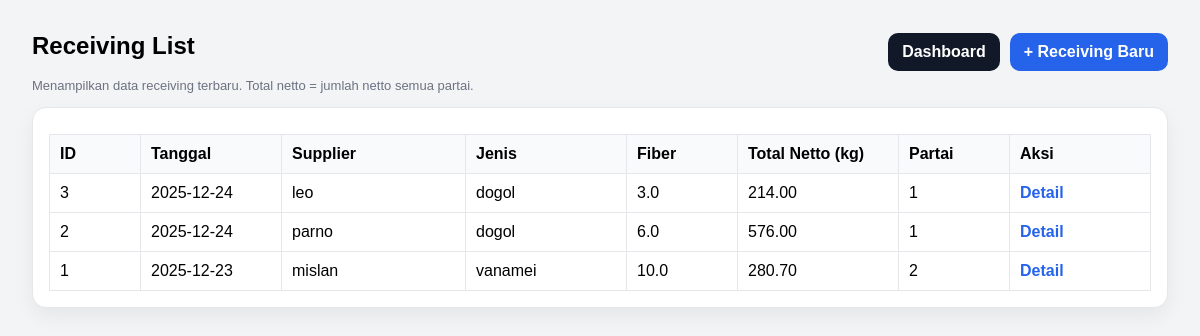
The app's page /receiving/list (signed in), older data.
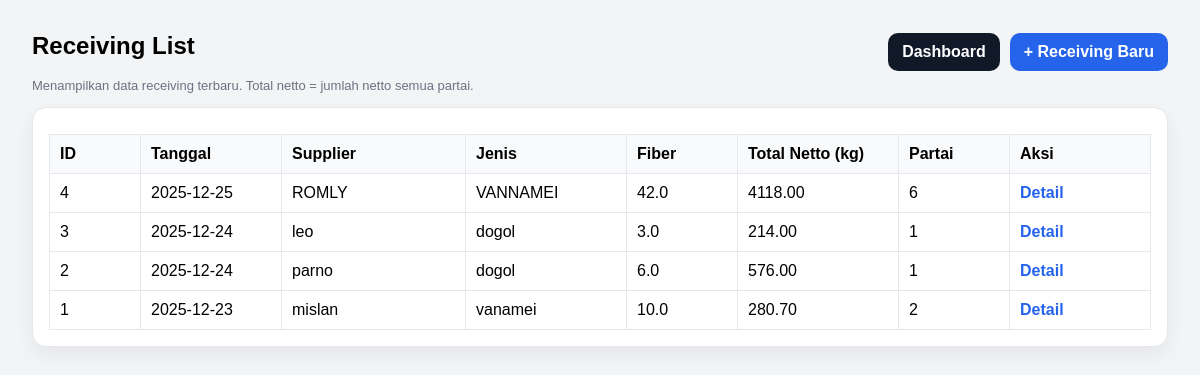
The same page, newer data.
### tables this page shows
CREATE TABLE receiving_header (
            id INTEGER PRIMARY KEY AUTOINCREMENT,
            tanggal TEXT NOT NULL,
            supplier TEXT NOT NULL,
            jenis TEXT,
            fiber REAL,
            created_at TEXT DEFAULT (datetime('now','localtime'))
        );

### app.py (the view)
@app.route("/receiving/list")
def receiving_list():
    if "user" not in session:
        return redirect(url_for("login"))
    conn = get_conn()
    rows = conn.execute("""
        SELECT
            h.id,
            h.tanggal,
            h.supplier,
            h.jenis,
            h.fiber,
            COALESCE(SUM(COALESCE(p.netto, 0)), 0) AS total_netto,
            COUNT(p.id) AS jml_partai
        FROM receiving_header h
        LEFT JOIN receiving_partai p ON p.header_id = h.id
        GROUP BY h.id
        ORDER BY h.id DESC
    """).fetchall()
    conn.close()
    return render_template("receiving_list.html", rows=rows)

### db.py (called while the page is built)
def get_conn():
    conn = sqlite3.connect(DB_NAME)
    conn.row_factory = sqlite3.Row
    return conn

### templates/receiving_list.html (shortened to what this page needs)
<!doctype html>
<html lang="id">
<head>
</head>
<body>
  <div class="top">
    <h2>Receiving List</h2>
    <div style="display:flex; gap:10px;">
      <a class="btn btn-secondary" href="/dashboard">Dashboard</a>
      <a class="btn btn-primary" href="/menu1">+ Receiving Baru</a>
    </div>
  </div>
  <div class="muted">Menampilkan data receiving terbaru. Total netto = jumlah netto semua partai.</div>
  <div class="card" style="margin-top:14px;">
    <table>
      <thead>
        <tr>
          <th style="width:70px;">ID</th>
          <th style="width:120px;">Tanggal</th>
          <th>Supplier</th>
          <th style="width:140px;">Jenis</th>
          <th style="width:90px;">Fiber</th>
          <th style="width:140px;">Total Netto (kg)</th>
          <th style="width:90px;">Partai</th>
          <th style="width:120px;">Aksi</th>
        </tr>
      </thead>
      <tbody>
        {% for r in rows %}
        <tr>
          <td>{{ r.id }}</td>
          <td>{{ r.tanggal }}</td>
          <td>{{ r.supplier }}</td>
          <td>{{ r["jenis"] or "-" }}</td>
          <td>{{ r["fiber"] if r["fiber"] is not none else "-" }}</td>
          <td>{{ "%.2f"|format(r["total_netto"] or 0) }}</td>
          <td>{{ r["jml_partai"] }}</td>
          <td class="actions">
            <a href="/receiving/{{ r.id }}">Detail</a>
          </td>
        </tr>
        {% endfor %}
      </tbody>
    </table>
  </div>
</body>
</html>

Row changes from the older to the newer data that the page shows:
added receiving_header: id "4", tanggal "2025-12-25", supplier "ROMLY", jenis "VANNAMEI", fiber "42.0", r "4118.00", jml_partai "6"
